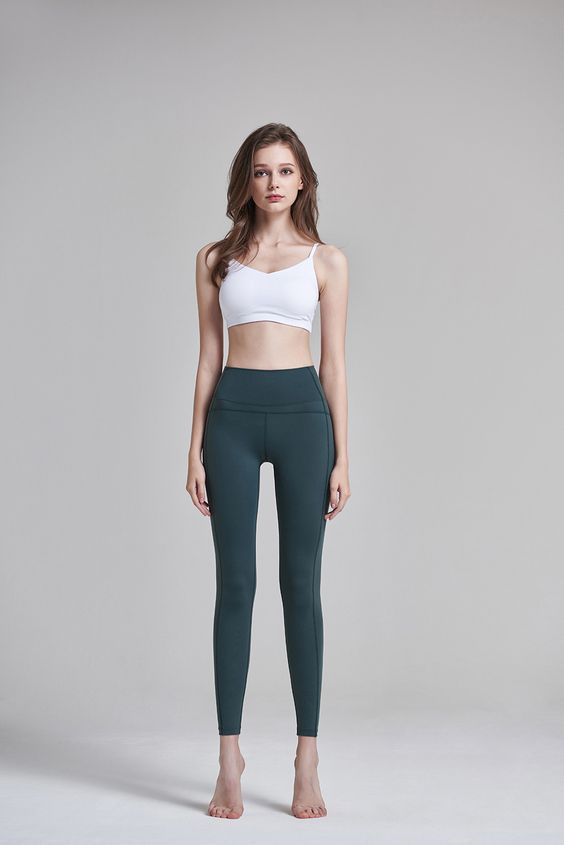
#> input picture prueba.png, 564 x 845 px
$ python app.py
#> lines starting #> are read from the running program, lines starting #| are printed output that depends on the picture; after the words box and inside, x2 and y2 are one past the last pixel; in counts of white or black regions, pixels touching at a corner belong together
import cv2
import numpy as np

# Cargar la imagen del cuerpo humano
imagen = cv2.imread('prueba.png')
#> imagen is the input picture: shape (845, 564, 3); mean B, G, R 181.6, 180, 181

# Convertir la imagen a escala de grises
gris = cv2.cvtColor(imagen, cv2.COLOR_BGR2GRAY)
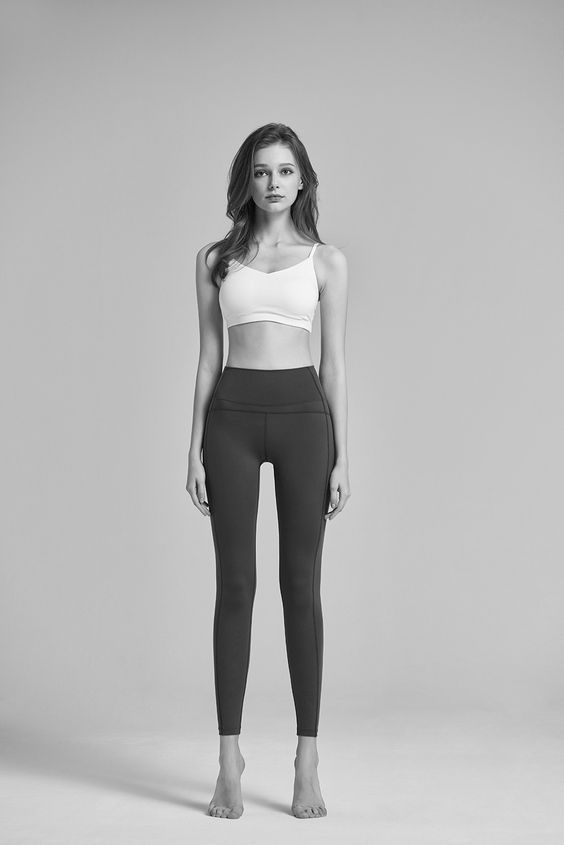
#> gris: shape (845, 564); min 1, max 254, mean 180.4

# Aplicar umbral adaptativo para obtener una imagen binaria
umbral = cv2.adaptiveThreshold(gris, 255, cv2.ADAPTIVE_THRESH_MEAN_C, cv2.THRESH_BINARY_INV, 11, 4)
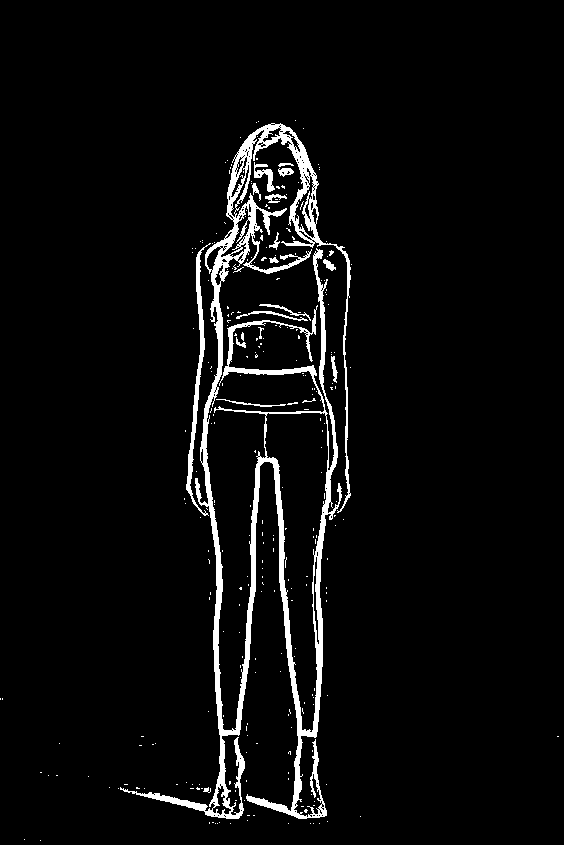
#> umbral: shape (845, 564); 4.5% white; 272 white regions (253 under 20 px)

# Encontrar contornos en la imagen binaria
contornos, _ = cv2.findContours(umbral, cv2.RETR_EXTERNAL, cv2.CHAIN_APPROX_SIMPLE)
#> contornos = 242 contours, 227 with area under 20; largest, box (x1, y1, x2, y2) and area: (120, 123, 351, 819) 27551, (186, 243, 211, 516) 849, (254, 162, 275, 192) 191, (236, 311, 308, 321) 84, (278, 168, 294, 177) 78

# Crear una imagen en blanco del mismo tamaño que la original
silueta = np.zeros_like(imagen)

# Dibujar los contornos en la imagen en blanco
cv2.drawContours(silueta, contornos, -1, (255, 255, 255), thickness=cv2.FILLED)
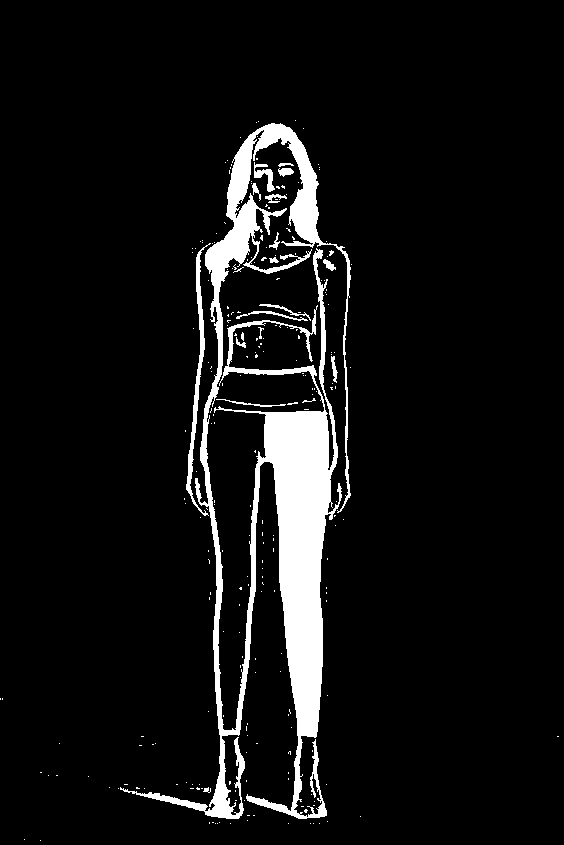
#> silueta: shape (845, 564, 3); 7.1% white; 242 white regions (223 under 20 px), largest, box (x1, y1, x2, y2) and area: (120, 123, 351, 819) 30948, (186, 243, 211, 516) 1131, (254, 162, 275, 192) 252


silueta_invertida = cv2.bitwise_not(silueta)


cv2.imwrite('silueta_resultante.jpg', silueta_invertida)


# Mostrar la silueta resultante
cv2.imshow('Silueta', silueta_invertida)
cv2.waitKey(0)
cv2.destroyAllWindows()
